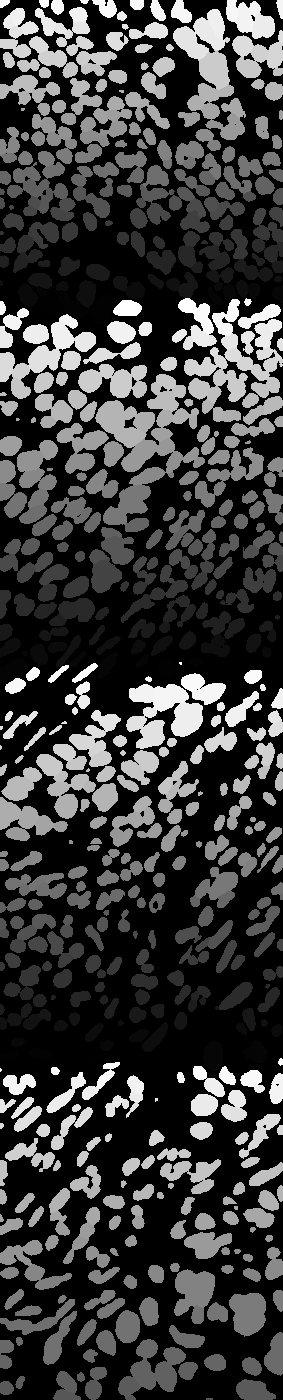
#> input picture chunk10.png, 283 x 1400 px
$ python -i segmenter.py   (imports and definitions only)
#> lines starting #> are read from the running program, lines starting #| are printed output that depends on the picture
"""
Wrapper for the instance-segmentation model.
"""

import numpy as np
from typing import Dict
from tile_manager import TileManager
import cv2
from Adapters.test_stardist_kartezio import Stardist2
from utils import BBox


stardist_model = r"c:\Users\corta\Documents\Mantalys\Mantaplex\Dev\pypelines\stardist-fluo_light.onnx"
# [1 line that did not run here, left out]


def predict_with_model(image: np.ndarray) -> Dict[str, np.ndarray]:
    """
    Run the segmentation model on the image.
    """
    # assert size is (128, 128) and dtype is float32, and values are in [0, 1]
    formatted_image = cv2.resize(
        image,
        (256, 256),
        interpolation=cv2.INTER_CUBIC,
    )
    formatted_image = formatted_image[:, :, np.newaxis]
    formatted_image = formatted_image[np.newaxis, :, :, :]
    features = model.predict_features(formatted_image)
    probability, magnitude = features
    magnitude = cv2.resize(
        magnitude,
        (image.shape[1], image.shape[0]),
        interpolation=cv2.INTER_AREA,
    )
    probability = cv2.resize(
        probability,
        (image.shape[1], image.shape[0]),
        interpolation=cv2.INTER_AREA,
    )
    return {
        "probability": probability,
        "magnitude": magnitude,
    }


class ModelError(Exception):
    pass


class Segmenter:
    # Map tile bbox -> dict of feature_name -> feature array
    _outputs: Dict[BBox, Dict[str, np.ndarray]] = {}

    @classmethod
    def invoke_model(cls, tile: Dict) -> None:
        """
        Run the segmentation model on a tile and cache result.
        """
        raw = TileManager.get(tile)
        try:
            features = predict_with_model(raw)
        except Exception as e:
            raise ModelError(e)
        cls._outputs[tile["bbox"]] = features

    @classmethod
    def has_output(cls, tile: Dict) -> bool:
        return tile["bbox"] in cls._outputs

    @classmethod
    def get_features(cls, tile: dict) -> Dict[str, np.ndarray]:
        """
        Retrieve all computed feature maps for a tile.
        """
        return cls._outputs[tile["bbox"]]

    @classmethod
    def get_feature(cls, tile: dict, name: str) -> np.ndarray:
        """
        Retrieve a single feature map by name.
        """
        return cls._outputs[tile["bbox"]][name]

    @classmethod
    def clear_output(cls, tile: Dict) -> None:
        cls._outputs.pop(tile["bbox"], None)

>>> import cv2
>>> picture = cv2.imread('../../chunk10.png')
#> picture is the input picture: shape (1400, 283, 3); min 0, max 255, mean 60
>>> result = predict_with_model(picture)
#> in predict_with_model, `formatted_image = cv2.resize( image, (256, 256), interpolation=cv2.INT..`:
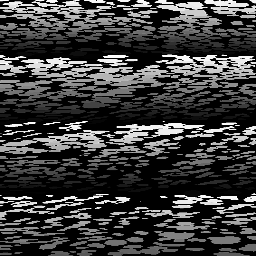
#> formatted_image: shape (256, 256, 3); min 0, max 255, mean 60.8
#> (the run stopped early here; a loop or call above may not have finished)

$ run again, on chunk11.png
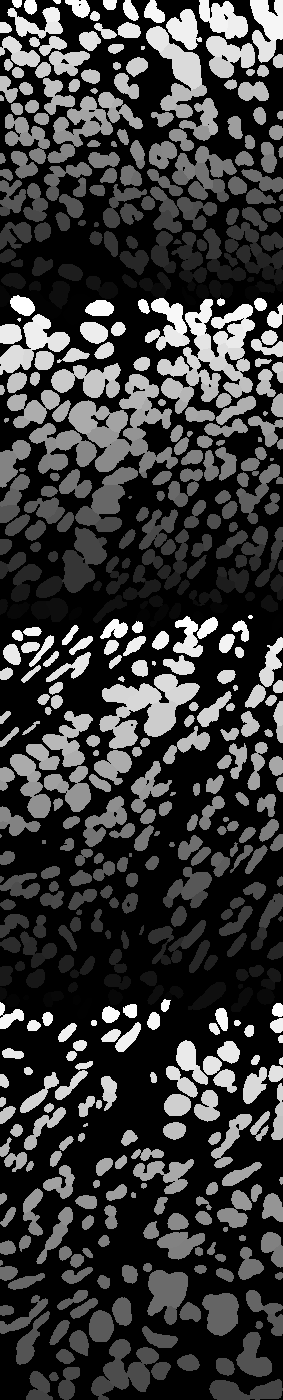
#> input picture chunk11.png, 283 x 1400 px
#> picture is the input picture: shape (1400, 283, 3); min 0, max 255, mean 59.6
#> in predict_with_model, `formatted_image = cv2.resize( image, (256, 256), interpolation=cv2.INT..`:
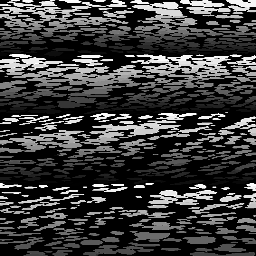
#> formatted_image: shape (256, 256, 3); min 0, max 255, mean 60.6

$ run again, on chunk12.png
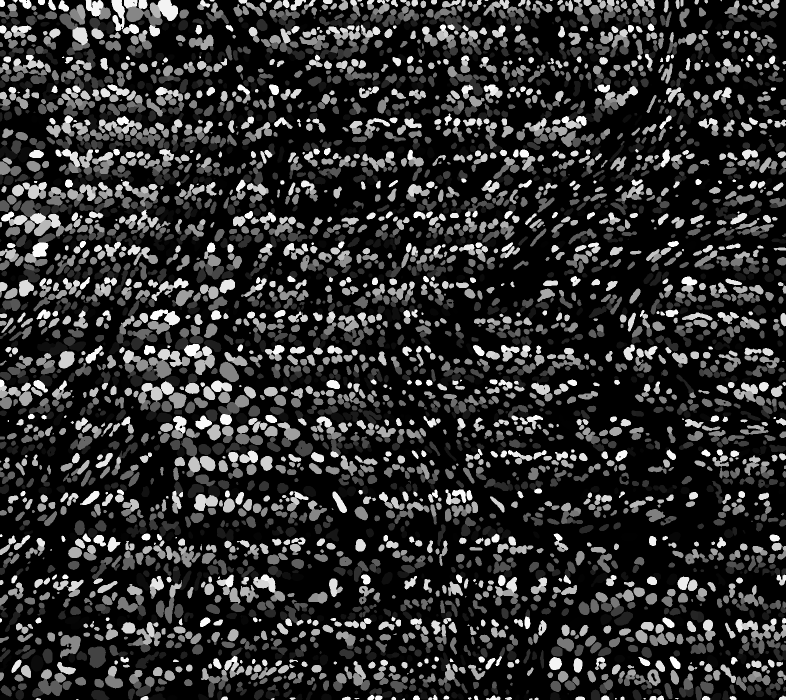
#> input picture chunk12.png, 1571 x 1400 px (shown at 1/2 size)
#> picture is the input picture: shape (1400, 1571, 3); min 0, max 255, mean 47.4
#> in predict_with_model, `formatted_image = cv2.resize( image, (256, 256), interpolation=cv2.INT..`:
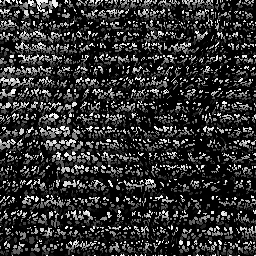
#> formatted_image: shape (256, 256, 3); min 0, max 255, mean 48.3

$ run again, on chunk3.png
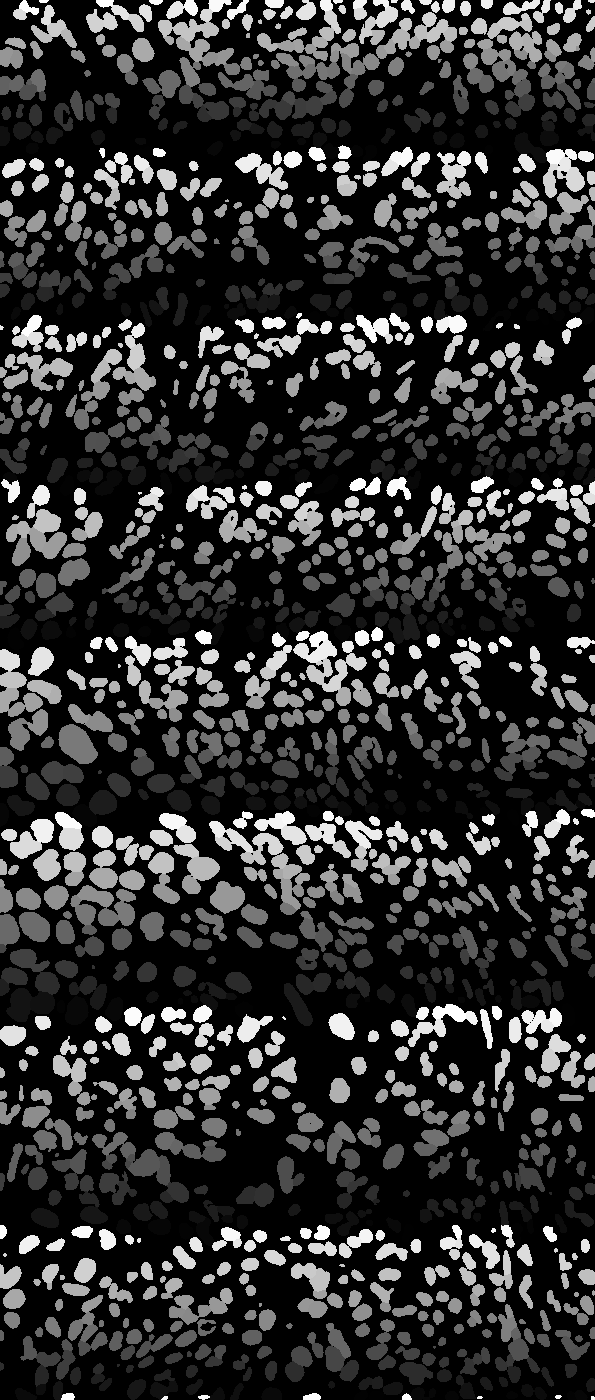
#> input picture chunk3.png, 595 x 1400 px
#> picture is the input picture: shape (1400, 595, 3); min 0, max 255, mean 47.5
#> in predict_with_model, `formatted_image = cv2.resize( image, (256, 256), interpolation=cv2.INT..`:
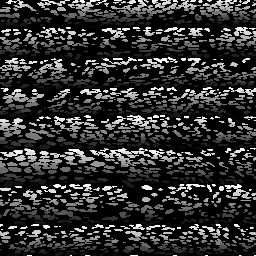
#> formatted_image: shape (256, 256, 3); min 0, max 255, mean 48.2
